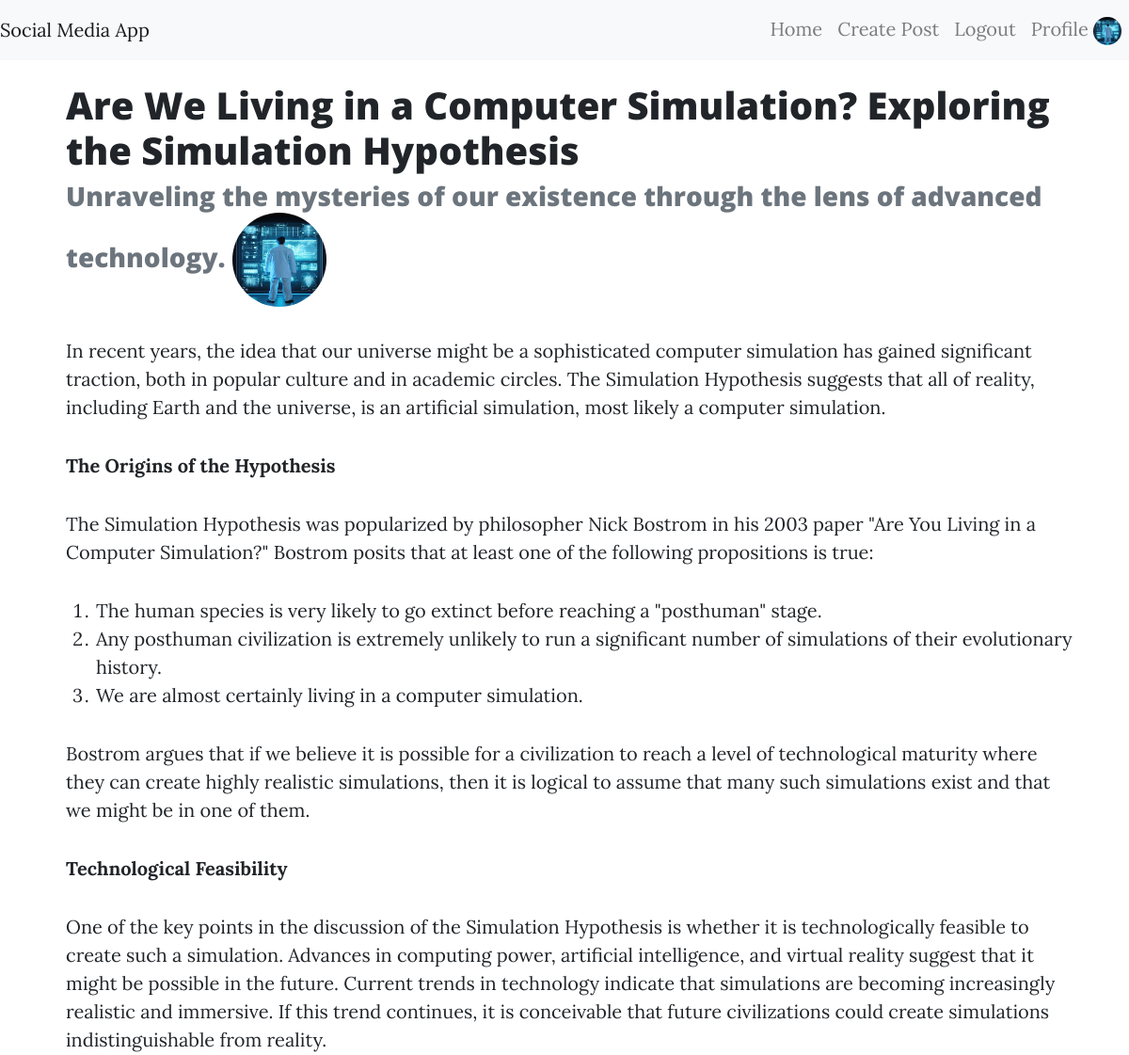
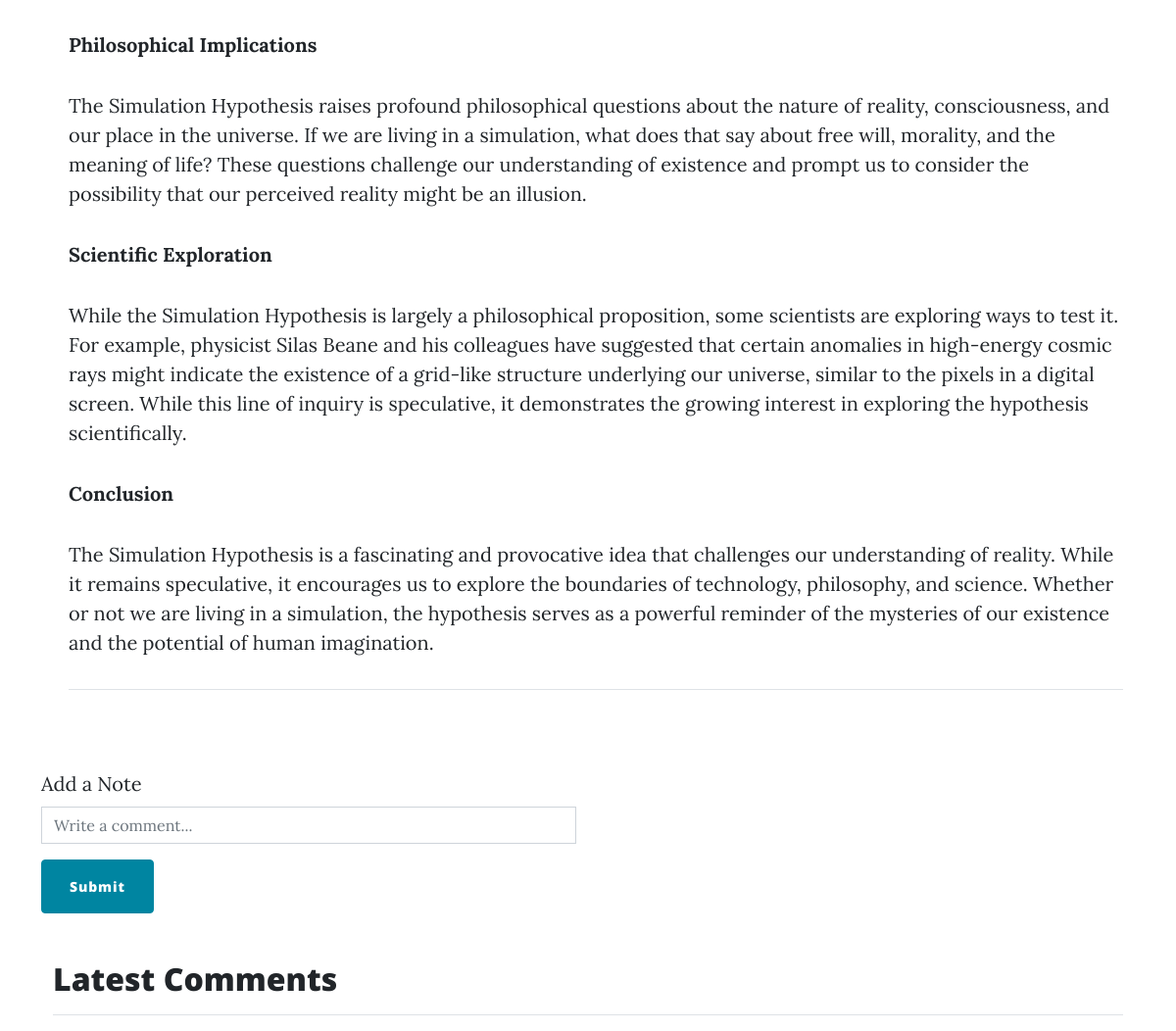
The app's page /show_posts/1 (signed in) with its own data (2 pictures, top to bottom).
### database.py (models this page shows, shortened)
class Users(db.Model, UserMixin):
    __tablename__ = "users"
    id = Column(db.Integer, primary_key=True)
    username = Column(db.String, unique=True)
    email = Column(db.String, unique=True)
    password = Column(String)
    fullname = Column(String)
    profile_picture = Column(db.String(150), nullable=True)
    posts = db.relationship("Post", backref="authors", lazy=True)

class Post(db.Model):
    __tablename__ = "posts"
    id = db.Column(db.Integer, primary_key=True)
    title = db.Column(db.String(150))
    author = db.Column(db.String)
    subtitle = db.Column(db.String)
    content = db.Column(db.Text)
    time = db.Column(db.DateTime, nullable=False, default=datetime)
    user_id = db.Column(db.Integer, db.ForeignKey("users.id"), nullable=True)
    comments = db.relationship("CommentDatabase", backref="post", lazy=True)

### Routes.py (the view, shortened to what this page needs)
@app.route("/show_posts/<int:sno>", methods=["GET", "POST"])
def show_posts(sno):
    post = Post.query.get_or_404(sno)
    comments_form = CommentForm(request.form)
    comment_data = CommentDatabase.query.filter_by(post_id=post.id).all()
    return render_template("show_posts.html", post=post,
                           form=comments_form, comment=comment_data)

### Form.py
class CommentForm(Form):
    comment = StringField("Add a Note")
    add = SubmitField("Add")

### Routes.py (called while the page is built)
@login_manager.user_loader
def user_loader(user_id):
    return Users.query.get(int(user_id))

### templates/show_posts.html (shortened to what this page needs)
{% extends "layout.html" %}
{% block content %}
<div class="container mt-4">
    <div class="d-flex flex-column flex-md-row align-items-center">
        <div class="ml-md-3">
            <h1>{{ post.title }}</h1>
            <h3 class="text-muted">{{ post.subtitle }}
                {% if post.authors.profile_picture is none %}
                <img src="{{ url_for('static', filename='images/user.png') }}"
                     class="mr-3 rounded-circle" alt="poster pic" style="height:50px; width:50px">
                {% else %}
                <img src="{{ url_for('static', filename='images/' ~ post.authors.profile_picture) }}"
                 class="mr-3 rounded-circle"  style="height:100px; width:100px">
                {% endif %}
        </h3>
            <div class="post-content">
                {{ post.content | safe }}
            </div>
        </div>
    </div>
</div>
<div class="row d-flex  mt-4">
    <div class="col-md-8 col-lg-6">
        <div data-mdb-input-init class="form-outline mb-4">
            {% if current_user.is_authenticated %}
            <form method="POST">
                <div class="form-group">
                    {{ form.comment.label(class="form-label") }}
                    {{ form.comment(class="form-control", placeholder="Write a comment...", rows="3") }}
                </div>
                <button type="submit" class="btn btn-primary">Submit</button>
            </form>
            {% else %}
            <p>You must be <a href="{{ url_for('login') }}">logged in</a> to comment.</p>
            {% endif %}
        </div>
    </div>
</div>
<body>
  <div class="container">
    <h2 class="mt-4 mb-3">Latest Comments</h2>
      <hr>
  </div>
  {% endblock %}

### templates/layout.html (shortened to what this page needs)
<!DOCTYPE html>
<html lang="en">
   <head>
      <link rel="stylesheet" href="https://stackpath.bootstrapcdn.com/bootstrap/4.5.2/css/bootstrap.min.css">
      <link href="{{ url_for('static', filename='css/styles.css') }}" rel="stylesheet">
   </head>
   <body>
      <nav class="navbar navbar-expand-lg navbar-light bg-light">
         <a class="navbar-brand" href="{{ url_for('home') }}">Social Media App</a>
         <div class="collapse navbar-collapse" id="navbarNav">
            <ul class="navbar-nav ml-auto">
               <li class="nav-item"><a class="nav-link" href="{{ url_for('home') }}">Home</a></li>
               {% if current_user.is_authenticated %}
               <li class="nav-item"><a class="nav-link" href="{{ url_for('create_post') }}">Create Post</a></li>
               <li class="nav-item"><a class="nav-link" href="{{ url_for('logout') }}">Logout</a></li>
               <li class="nav-item">
                  <a class="nav-link" href="{{ url_for('profile') }}">
                  Profile
                  {% if current_user.profile_picture %}
                  <img src="{{ url_for('static', filename='images/' ~ current_user.profile_picture) }}"
                       class="rounded-circle" style="width: 30px; height: 30px;">
                  {% else %}
                  <img src="{{ url_for('static', filename='images/user.png') }}"
                       class="rounded-circle" style="width: 30px; height: 30px;">
                  {% endif %}
                  </a>
               </li>
               {% else %}
               <li class="nav-item"><a class="nav-link" href="{{ url_for('register') }}">Register</a></li>
               <li class="nav-item"><a class="nav-link" href="{{ url_for('login') }}">Login</a></li>
               {% endif %}
            </ul>
         </div>
      </nav>
      <div class="container mt-4">
         {% block content %}
         {% endblock %}
      </div>
   </body>
</html>

### records on screen
Users: profile_picture (picture)
Post: title "Are We Living in a Computer Simulation? Exploring the Simulation Hypothesis", subtitle "Unraveling the mysteries of our existence through the lens of advanced technology.", content "In recent years, the idea that our universe might be a sophisticated computer simulation has gained significant traction, both in popular culture and in academic circles. The Simulation Hypothesis suggests that all of reality, including Earth and the universe, is an artificial simulation, most likely a computer simulation. The Origins of the Hypothesis The Simulation Hypothesis was popularized by philosopher Nick Bostrom in his 2003 paper \"Are You Living in a Computer Simulation?\" Bostrom posits that at least one of the following propositions is true: The human species is very likely to go extinct before reaching a \"posthuman\" stage. Any posthuman civilization is extremely unlikely to run a…"
